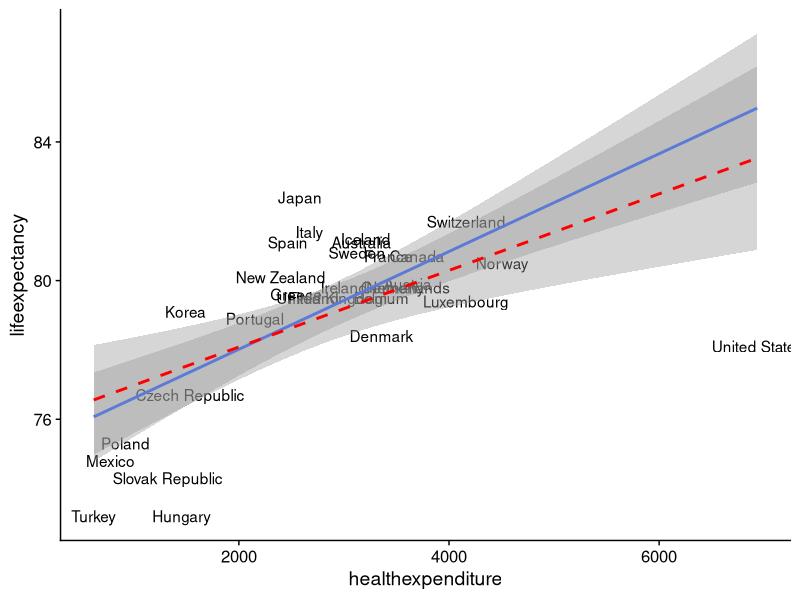

Reproduce this figure in R.
#2006 data, except Turkey, where healthexpenditure is 2005

hea = structure(list(healthexpenditure = c(3167L, 3608L, 3356L, 3696L, 1535L, 3357L, 2709L, 3423L, 3464L, 2547L, 1457L, 3207L, 3001L, 2673L, 2581L, 1491L, 4162L, 777L, 3611L, 2398L, 4507L, 920L, 2150L, 1322L, 2466L, 3124L, 4165L, 618L, 2885L, 6933L), lifeexpectancy= c(81.1, 79.9, 79.5, 80.7, 76.7, 78.4, 79.5, 80.7, 79.8, 79.6, 73.2, 81.2, 79.8, 81.4, 82.4, 79.1, 79.4, 74.8, 79.8, 80.1, 80.5, 75.3, 78.9, 74.3, 81.1, 80.8, 81.7, 73.2, 79.5, 78.1)), .Names = c("healthexpenditure", "lifeexpectancy"), class = "data.frame", row.names = c("Australia", "Austria", "Belgium", "Canada", "Czech Republic", "Denmark", "Finland", "France", "Germany", "Greece", "Hungary", "Iceland", "Ireland", "Italy", "Japan", "Korea", "Luxembourg", "Mexico", "Netherlands", "New Zealand", "Norway", "Poland", "Portugal", "Slovak Republic", "Spain", "Sweden", "Switzerland", "Turkey", "United Kingdom", "United States"))


library(cowplot)
library(ggplot2); theme_set(theme_cowplot())
library(tidyverse)
hea2 <- (hea
    %>% rownames_to_column("country")
)
library(MASS)
(ggplot(hea2, aes(healthexpenditure,lifeexpectancy,label=country))
    + geom_text()
    + geom_smooth(method="rlm")
    + geom_smooth(method="lm",lty=2,colour="red")
)
